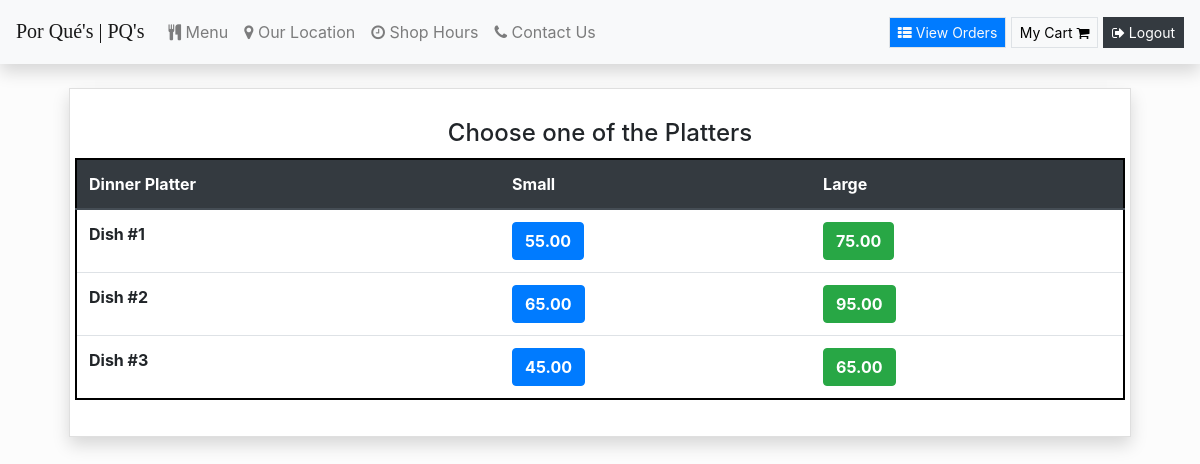
The app's page /Platters (signed in), older data.
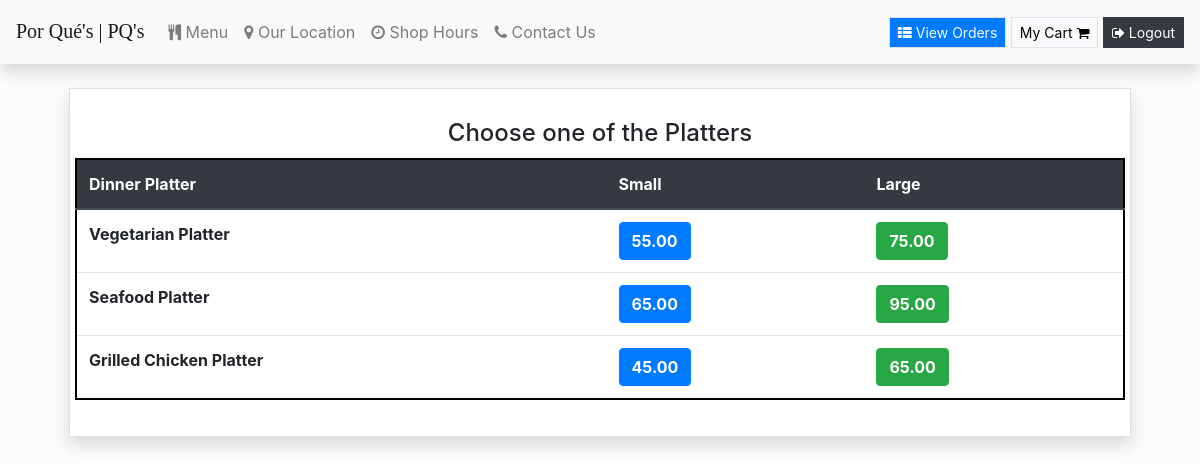
The same page, newer data.
### orders/models.py (models this page shows, shortened)
class DinnerPlatters(models.Model):
    dish_name = models.CharField(max_length=200)
    small_price = models.DecimalField(max_digits=6, decimal_places=2)
    large_price = models.DecimalField(max_digits=6, decimal_places=2)
    class Meta:
        verbose_name = "List of Diner Platters"
        verbose_name_plural = "List of Diner Platters"

### orders/views.py (the view)
# urls.py: path("Platters", views.dinner_platters, name="dinner_platters"),
def dinner_platters(request):
    if request.user.is_authenticated:
        return render(request, "orders/dinner_platters.html", context = {"dishes":DinnerPlatters.objects.all})
    else:
        return redirect("orders:login")

### orders/templates/orders/dinner_platters.html
{% extends 'orders/header.html' %} {% block content %}
<div class="container">
    <div class="content my-4 px-4">
        <div class="card rounded-0 shadow">
            <div class="card-body">
                <h4 style="margin:10px; text-align:center;"> Choose one of the Platters </h4>
                <div class="row justify-content-center">
                    <table class="table" style="border: 2px solid black">
                        <thead class="thead-dark">
                            <tr>
                                <th scope="col">Dinner Platter</th>
                                <th scope="col">Small</th>
                                <th scope="col">Large</th>
                            </tr>
                        </thead>
                        <tbody>
                            {% for dish in dishes %}
                            <tr>
                                <th>{{dish.dish_name}}</th>
                                <td><button type="button" class="btn btn-primary" onclick="add_to_cart({item_description:'Small - {{dish.dish_name}}' , price:{{dish.small_price}}})"><strong>{{dish.small_price}}</strong></button></td>
                                <td><button type="button" class="btn btn-success" onclick="add_to_cart({item_description:'Large - {{dish.dish_name}}' , price:{{dish.large_price}}})"><strong>{{dish.large_price}}</strong></button></td>
                            </tr>
                            {% endfor %}
                        </tbody>
                    </table>
                </div>
            </div>
        </div>
    </div>
</div>
{% endblock %}

Row changes from the older to the newer data that the page shows:
changed DinnerPlatters: dish_name "Dish #1" → "Vegetarian Platter"
changed DinnerPlatters: dish_name "Dish #2" → "Seafood Platter"
changed DinnerPlatters: dish_name "Dish #3" → "Grilled Chicken Platter"
